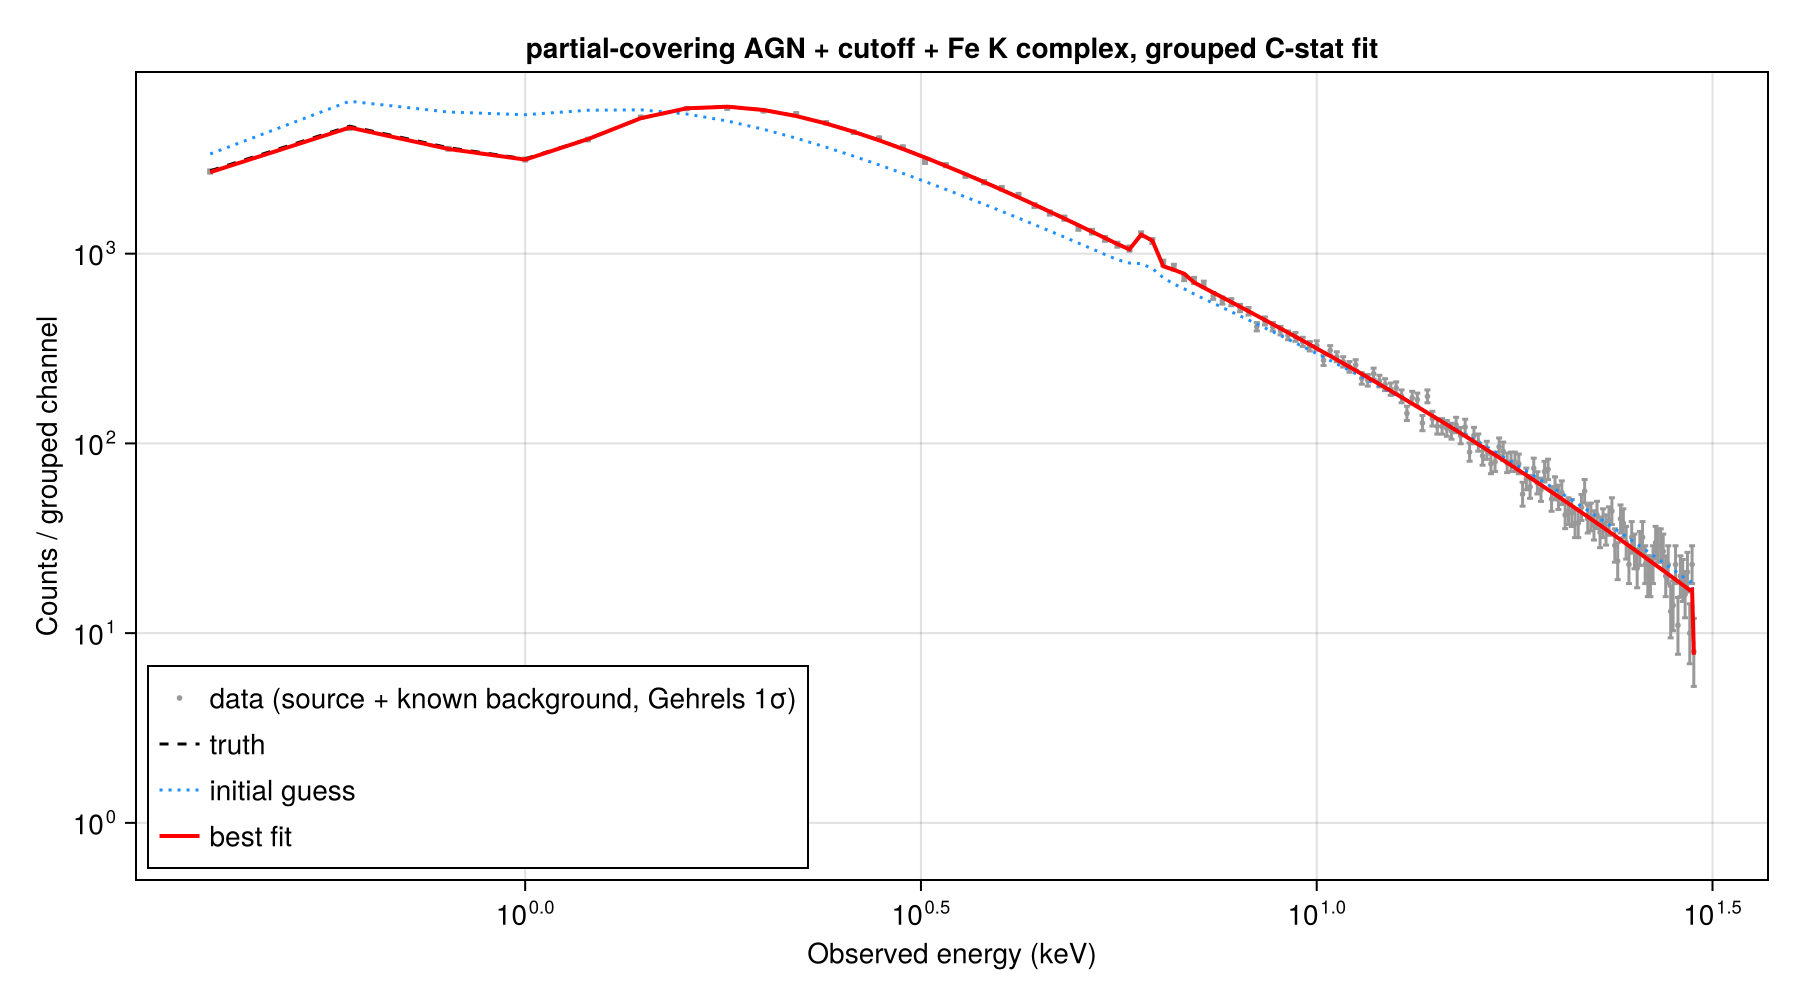

The script that saved this image:
# Fit a toy, response-folded AGN X-ray spectrum with an XSPEC-like model.
#
# The model is the usual obscured type-2 AGN construction:
#
#     phabs * (zpcfabs * zcutoffpl + Fe Kα + Fe Kβ)
#
# XSPEC definitions:
# - phabs/zphabs: https://heasarc.gsfc.nasa.gov/docs/software/xspec/manual/XSmodelPhabs.html
# - zpcfabs: https://heasarc.gsfc.nasa.gov/docs/software/xspec/manual/XSmodelPcfabs.html
# - zcutoffpl: https://heasarc.gsfc.nasa.gov/docs/software/xspec/manual/XSmodelCutoffpl.html
# - zgauss: https://heasarc.gsfc.nasa.gov/docs/software/xspec/manual/node182.html
# - fit statistics: https://heasarc.gsfc.nasa.gov/docs/software/xspec/manual/XSappendixStatistics.html
#
# The important distinction in this example is that the model tree renders a
# photon spectrum (photons keV^-1 cm^-2 s^-1). Counts are produced only after
# folding that spectrum through a toy effective area, exposure time, and RMF.
# The response is deliberately small and analytic, not a substitute for a
# calibrated instrument response or a real pexmon/atable model.
#
# Run with: julia --project=examples examples/other/agn_xray_fit.jl

using AstroFit
using Optimization, OptimizationOptimJL, ForwardDiff
using Distributions: Poisson
using LinearAlgebra
using CairoMakie
using Random

# ---------------------------------------------------------------------------
# 0. XSPEC-like model components
# ---------------------------------------------------------------------------
#
# XSPEC defines phabs as (see the phabs/zphabs reference above)
#
#     M(E) = exp[-N_H sigma(E)]
#
# and zphabs as
#
#     M(E) = exp[-N_H sigma(E (1 + z))].
#
# Here nH is N_H in units of 10^22 cm^-2. XSPEC's sigma(E) is a tabulated,
# abundance-dependent cross-section selected by xsect/abund; it is not one
# universal closed-form E^-3 law. We keep the example dependency-free and use
# a smooth, correctly-scaled approximation with sigma(1 keV) ≈ 3e-22 cm^2/H.
# It gets the broad turnover right, but intentionally does not claim to reproduce
# the detailed absorption edges of real phabs/tbabs.
const NH_UNIT = 1.0e22       # cm^-2
const SIGMA_1KEV = 3.0e-22   # cm^2 per H atom; smooth educational approximation

photoelectric_cross_section(E) = SIGMA_1KEV * (E / 1.0)^(-3)

Base.@kwdef struct PhAbs1D{N <: Real, Z <: Real} <: AbstractModel
    nH::N = 1.0              # equivalent hydrogen column, 10^22 cm^-2
    z::Z = 0.0               # absorber redshift
end

AstroFit.render(m::PhAbs1D, E::Number) = begin
    E_rest = E * (1 + m.z)
    exp(-m.nH * NH_UNIT * photoelectric_cross_section(E_rest))
end

# XSPEC zcutoffpl is a photon spectrum, not a count spectrum (see the official
# zcutoffpl definition above):
#
#     A(E) = K [E (1 + z) / 1 keV]^(-alpha) exp[-E(1+z)/Ecut].
#
# K is the photon flux density at 1 keV in the source-frame convention used by
# this example (photons keV^-1 cm^-2 s^-1).
Base.@kwdef struct ZCutoffPowerLaw1D{N <: Real, I <: Real, C <: Real, Z <: Real} <: AbstractModel
    norm::N = 1.0
    index::I = 1.0           # photon index Gamma
    cutoff::C = 80.0         # source-frame e-folding energy, keV
    z::Z = 0.0
end

AstroFit.render(m::ZCutoffPowerLaw1D, E::Number) = begin
    E_rest = E * (1 + m.z)
    m.norm * E_rest^(-m.index) * exp(-E_rest / m.cutoff)
end

# Partial covering, following XSPEC zpcfabs:
# M(E) = (1-f) + f exp[-N_H sigma(E(1+z))].
Base.@kwdef struct ZPartialCovering1D{N <: Real, F <: Real, Z <: Real} <: AbstractModel
    nH::N = 1.0
    covering::F = 0.9
    z::Z = 0.0
end

AstroFit.render(m::ZPartialCovering1D, E::Number) = begin
    E_rest = E * (1 + m.z)
    transmission = exp(-m.nH * NH_UNIT * photoelectric_cross_section(E_rest))
    (1 - m.covering) + m.covering * transmission
end

# XSPEC zgauss (with the positive-energy truncation omitted here because the Fe
# line
# is many sigma above E=0 here. `norm` is the integrated observed line flux
# (photons cm^-2 s^-1), and sigma is in the source frame. We use the physically
# normalized observed-energy profile here, so its integral is `norm`:
#
#     A(E) ≈ K (1+z) / [sigma sqrt(2pi)]
#            exp[-(E(1+z) - E_l)^2 / (2 sigma^2)].
Base.@kwdef struct ZGaussianLine1D{K <: Real, E <: Real, S <: Real, Z <: Real} <: AbstractModel
    norm::K = 1.0e-5        # observed integrated photons cm^-2 s^-1
    line_energy::E = 6.4    # source-frame keV
    sigma::S = 0.1          # source-frame keV
    z::Z = 0.0
end

AstroFit.render(m::ZGaussianLine1D, E::Number) = begin
    u = (E * (1 + m.z) - m.line_energy) / m.sigma
    m.norm * (1 + m.z) / (m.sigma * sqrt(2pi)) * exp(-u^2 / 2)
end

# ---------------------------------------------------------------------------
# 1. Toy detector response and deterministic grouping
# ---------------------------------------------------------------------------
#
# A real XSPEC fit evaluates the photon model through an ARF (effective area)
# and RMF (energy redistribution). The RMF below is a Gaussian energy response;
# it is enough to make the line visibly instrument-broadened without a FITS
# response dependency.
const EXPOSURE = 50_000.0   # s

effective_area(E) = begin
    low_energy_cutoff = 1 - exp(-(E / 0.45)^4)
    50.0 + 900.0 * low_energy_cutoff * exp(-0.045E)
end

native_edges = collect(range(0.3, 30.0; step = 0.05))
native_centers = (native_edges[1:end-1] .+ native_edges[2:end]) ./ 2
native_widths = diff(native_edges)

function toy_rmf(energies)
    response = zeros(length(energies), length(energies))
    for j in eachindex(energies)
        fwhm = 0.08 + 0.015 * sqrt(energies[j])
        sigma = fwhm / 2.355
        weights = exp.(-0.5 .* ((energies .- energies[j]) ./ sigma) .^ 2)
        response[:, j] .= weights ./ sum(weights)
    end
    return response
end

const RMF = toy_rmf(native_centers)

# Grouping sums adjacent detector channels. A sum of independent Poisson
# counts is still Poisson, so grouping does NOT by itself turn the likelihood
# into a Gaussian one. The expected counts must be summed over the same native
# channels; evaluating the model only at the grouped midpoint is not equivalent
# around a sharp absorption turnover or line.
group_size = 4
groups = [
    first:min(first + group_size - 1, length(native_centers)) for
    first in 1:group_size:length(native_centers)
]
group_centers = [
    (native_edges[first(g)] + native_edges[last(g) + 1]) / 2 for g in groups
]

function folded_group_counts(model)
    # photons keV^-1 cm^-2 s^-1 × cm^2 × s × keV = expected incident counts
    incident = render(model, native_centers) .* effective_area.(native_centers) .* EXPOSURE .* native_widths
    detected = RMF * incident
    return [sum(@view detected[g]) for g in groups]
end

# ---------------------------------------------------------------------------
# 2. True model and synthetic grouped counts
# ---------------------------------------------------------------------------
z_src = 0.05

true_model = @model begin
    gal = PhAbs1D(nH = 0.02, z = 0.0)                  # phabs
    partial = ZPartialCovering1D(nH = 1.5, covering = 0.92, z = z_src)
    direct = ZCutoffPowerLaw1D(norm = 4.0e-3, index = 1.8, cutoff = 80.0, z = z_src)
    fe_kalpha = ZGaussianLine1D(norm = 1.5e-5, line_energy = 6.4, sigma = 0.08, z = z_src)
    fe_kbeta = ZGaussianLine1D(norm = 0.113 * 1.5e-5, line_energy = 7.06, sigma = 0.08, z = z_src)
    gal * (partial * direct + fe_kalpha + fe_kbeta)
end

background_native = 0.12 .+ 0.01 .* (native_centers ./ 10) .^ 2
background = [sum(@view background_native[g]) for g in groups]
λ_true = folded_group_counts(true_model) .+ background
Random.seed!(7)
grouped_counts = [rand(Poisson(λ)) for λ in λ_true]

# ---------------------------------------------------------------------------
# 3. Fitting model — same physics, intentionally displaced initial values
# ---------------------------------------------------------------------------
cm = @model begin
    gal = PhAbs1D(nH = 0.02, z = 0.0)
    partial = ZPartialCovering1D(nH = 0.8, covering = 0.75, z = z_src)
    direct = ZCutoffPowerLaw1D(norm = 2.0e-3, index = 1.5, cutoff = 50.0, z = z_src)
    fe_kalpha = ZGaussianLine1D(norm = 5.0e-6, line_energy = 6.4, sigma = 0.18, z = z_src)
    fe_kbeta = ZGaussianLine1D(norm = 0.113 * 5.0e-6, line_energy = 7.06, sigma = 0.18, z = z_src)
    gal * (partial * direct + fe_kalpha + fe_kbeta)
end

@fix cm.gal.nH = 0.02
@fix cm.gal.z = 0.0
@fix cm.partial.z = z_src
@fix cm.direct.z = z_src
@fix cm.direct.cutoff = 80.0
@fix cm.fe_kalpha.line_energy = 6.4
@fix cm.fe_kalpha.z = z_src
@fix cm.fe_kbeta.line_energy = 7.06
@fix cm.fe_kbeta.z = z_src
@fix cm.fe_kbeta.sigma = 0.08

@tie cm.fe_kbeta.norm -> 0.113 * cm.fe_kalpha.norm

@bound cm.partial.nH in (0.01, 20.0)
@bound cm.partial.covering in (0.01, 1.0)
@bound cm.direct.norm in (1.0e-5, 0.1)
@bound cm.direct.index in (0.5, 3.5)
@bound cm.fe_kalpha.norm in (1.0e-8, 1.0e-3)
@fix cm.fe_kalpha.sigma = 0.08

# ---------------------------------------------------------------------------
# 4. Cash/C statistic on grouped Poisson counts
# ---------------------------------------------------------------------------
#
# XSPEC's cstat is twice the negative Poisson log-likelihood, up to terms that
# depend only on the observed data:
#
#     C = 2 sum [ mu - n + n log(n / mu) ],
#
# with the n=0 contribution defined as 2mu. The grouped data above are still
# integer counts. The model expectations mu are floats, as they should be.
# Here `background` is a known detector background, so this is the pstat-like
# case: the observed source-region counts are Poisson with mean source + bg.
# A measured background spectrum with its own uncertainty needs a joint/profile
# likelihood (XSPEC W/pgstat), which is deliberately not added to this example.
cash_term(mu, n) = n == 0 ? 2mu : 2 * (mu - n + n * (log(n) - log(mu)))

cash_statistic(model, y) = begin
    mu = folded_group_counts(model) .+ background
    sum(i -> cash_term(mu[i], y[i]), eachindex(y))
end

cash_statistic(f::ObjectiveFunction, p) = cash_statistic(withparams(f.cm, p), f.y)

# Optimization.jl minimizes, so the statistic is already the quantity to pass
# directly: C is not a log-likelihood with a sign that needs another negation.
initial_cstat = cash_statistic(cm, grouped_counts)
@assert isfinite(initial_cstat)
prob = OptimizationProblem(cm, group_centers, grouped_counts; statistic = cash_statistic)
sol = solve(prob, LBFGS())
fit_tree = withparams(cm, sol.u)
fit_cstat = cash_statistic(fit_tree, grouped_counts)
@assert fit_cstat < initial_cstat "optimizer did not improve the initial C-stat"

println("retcode         : ", sol.retcode)
println("free parameters : ", nfree(cm))
println("parameter names : ", paramnames(cm))
println("best fit values : ", round.(sol.u; digits = 6))
println("C-stat initial  : ", round(initial_cstat; digits = 3))
println("C-stat at fit   : ", round(fit_cstat; digits = 3))
println("grouped bins    : ", length(grouped_counts), " (", group_size, " native channels/group)")
println()

# ---------------------------------------------------------------------------
# 5. Plot folded counts, not the un-folded photon spectrum
# ---------------------------------------------------------------------------
# Gehrels intervals are only display intervals. They are not supplied to the
# C-stat objective, which uses the exact Poisson likelihood for the counts.
gehrels_upper(n) = n + 1 + sqrt(n + 0.75)
gehrels_lower(n) = n == 0 ? 0.0 : n * (1 - 1 / (9n) - 1 / (3 * sqrt(n)))^3
err_hi = [gehrels_upper(n) - n for n in grouped_counts]
err_lo = [n - gehrels_lower(n) for n in grouped_counts]

lambda_init = folded_group_counts(cm) .+ background
lambda_fit = folded_group_counts(fit_tree) .+ background

floor_for_log = 0.5
detected = grouped_counts .> 0

fig = Figure(size = (900, 500))
ax = Axis(
    fig[1, 1]; xlabel = "Observed energy (keV)", ylabel = "Counts / grouped channel",
    xscale = log10, yscale = log10,
    limits = (nothing, nothing, floor_for_log, nothing),
    title = "partial-covering AGN + cutoff + Fe K complex, grouped C-stat fit"
)

errorbars!(
    ax, group_centers[detected], grouped_counts[detected],
    err_lo[detected], err_hi[detected]; color = :grey60, whiskerwidth = 3
)
scatter!(
    ax, group_centers[detected], grouped_counts[detected]; color = :grey60,
    markersize = 4, label = "data (source + known background, Gehrels 1σ)"
)
lines!(ax, group_centers, max.(λ_true, floor_for_log); color = :black, linestyle = :dash, label = "truth")
lines!(ax, group_centers, max.(lambda_init, floor_for_log); color = :dodgerblue, linestyle = :dot, label = "initial guess")
lines!(ax, group_centers, max.(lambda_fit, floor_for_log); color = :red, linewidth = 2, label = "best fit")

axislegend(ax; position = :lb)

display(fig)
save("examples/other/agn_xray_fit.png", fig; px_per_unit = 2)
println("saved → examples/other/agn_xray_fit.png")
